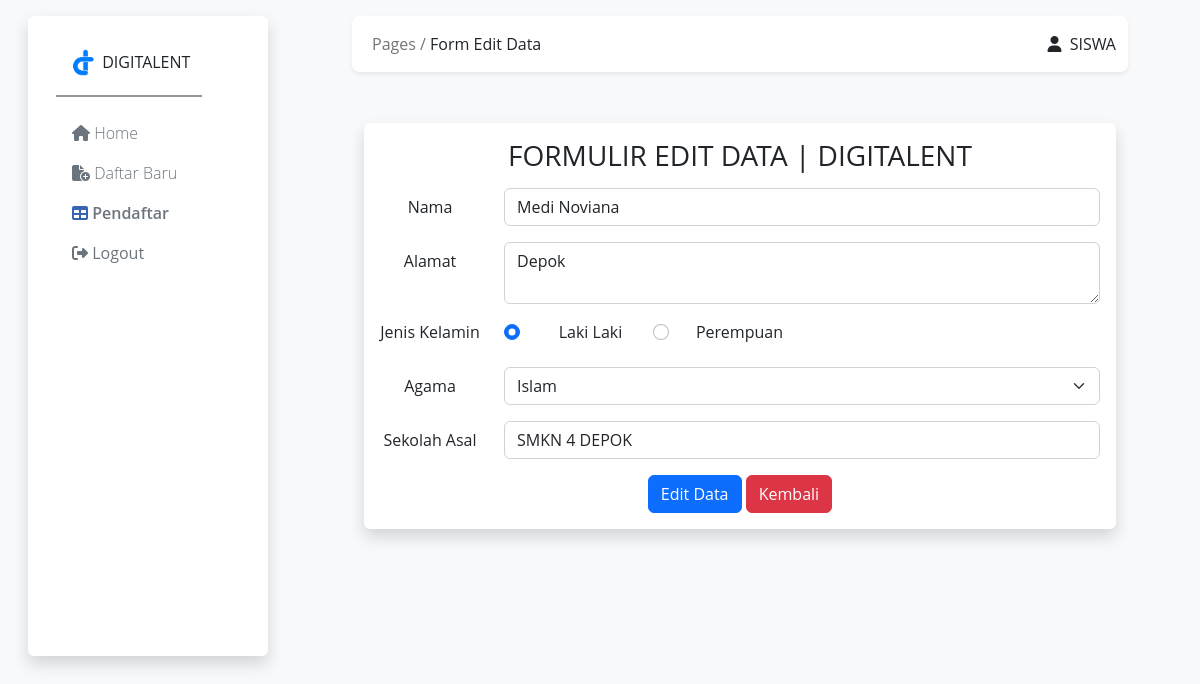
The app's page /edit.php?id_siswa=1 (signed in) with its own data.
### tables this page shows
CREATE TABLE `daftar_siswa` (
  `id_siswa` int(11) NOT NULL,
  `nama` varchar(30) NOT NULL,
  `alamat` varchar(45) NOT NULL,
  `jenkel` varchar(15) NOT NULL,
  `agama` varchar(15) NOT NULL,
  `sekolah_asal` varchar(30) NOT NULL
);

### edit.php (the view, shortened to what this page needs)
<!doctype html>
<html lang="en">
  <head>
    <link rel="stylesheet" href="https://cdn.datatables.net/1.13.5/css/jquery.dataTables.css" />
    <link rel="stylesheet" href="https://cdnjs.cloudflare.com/ajax/libs/font-awesome/6.4.0/css/all.min.css" />
  </head>
  <body>
  <div class="container-fluid pt-3">
<div class="row  gap-4 text-center" >
  <div class="col-md-3 ms-3 ">
    <?php
     include "template/sidebar.php";
      ?>
  </div>
  <div class="col-md-8 " >
    <div class="row  gap-4 ">
      <div class="col-md-12  ">
      <?php
       include "template/navbar.php";
        ?>
    </div>
    </div>
    <div class="row pt-1">
      <div class="col-md-12 " >
   <div class="container " style="margin-top: 6%;">
      <?php
      include 'koneksi.php';
      $id_siswa= $_GET['id_siswa'];
      $data= mysqli_query($koneksi, "SELECT * FROM daftar_siswa WHERE id_siswa = '$id_siswa'");
      while($d=mysqli_fetch_array($data)){
      ?>
       <div class=" shadow p-3 mb-5 bg-body rounded">
       <h3 class="text-center pb-2"> FORMULIR EDIT DATA | DIGITALENT</h3>
       <form action="proses.php" method="POST">
   <div class="row mb-3">
     <label for="nama" class="col-sm-2 col-form-label">Nama</label>
     <div class="col-sm-10">
       <input type="text" class="form-control" id="nama" name="nama" value="<?php echo $d['nama']?>" required>
     </div>
   </div>
   <div class="row mb-3">
     <label for="alamat" class="col-sm-2 col-form-label">Alamat</label>
     <div class="col-sm-10">
       <textarea type="text" class="form-control" id="alamat" name="alamat" required><?php echo $d['alamat']?></textarea>
     </div>
   </div>
   <fieldset class="row mb-3">
     <legend class="col-form-label col-sm-2 pt-0">Jenis Kelamin</legend>
     <div class="col-sm-10">
       <div class="form-check">
         <div class="row">
           <div class="col-sm-3">
           <input class="form-check-input" type="radio" name="jenkel" id="jenkel"  value="Laki-laki" <?php if($d['jenkel']=='Laki-laki'){ ?>
               checked
            <?php }   ?> >
         <label class="form-check-label" for="jenkel" >
         Laki Laki
         </label>
           </div>
           <div class="col-sm-3">
           <input class="form-check-input" type="radio" name="jenkel" id="jenkel" value="Perempuan" <?php if($d['jenkel']=='Perempuan'){ ?>
               checked
            <?php }   ?> >
         <label class="form-check-label" for="jenkel">
           Perempuan
         </label>
           </div>
       </div>
     </div>
   </fieldset>
   <div class="row mb-3">
     <label for="agama" class="col-sm-2 col-form-label">Agama</label>
     <div class="col-sm-10">
     <select  name="agama" id="agama" class="form-select" aria-label="Default select example">
   <option  value="Islam" <?php if($d['agama']=='Islam'){ ?>
      selected
        <?php }   ?>>Islam</option>
   </select>
     </div>
   </div>
   <div class="row mb-3">
     <label for="sekolah_asal" class="col-sm-2 col-form-label">Sekolah Asal</label>
     <div class="col-sm-10">
       <input type="text" class="form-control" id="sekolah_asal" name="sekolah_asal" value="<?php echo $d['sekolah_asal']?>" required>
     </div>
   </div>
   <button type="submit" class="btn btn-primary" name="update">Edit Data</button>
   <a href="tabel.php" class="btn btn-danger" >Kembali</a>
   </form>
       </div>
       <?php
        }
       ?>
    </div>
      </div>
    </div>
  </div>
</div>
</div>
    </body>
</html>

### css/sidebar.css (style rules this page uses)
* { font-family: 'Open Sans', sans-serif; }

### template/navbar.php (style rules this page uses)
* { font-family: 'Open Sans', sans-serif; }

### records on screen
daftar_siswa: nama "Medi Noviana", alamat "Depok", jenkel "☑ Laki Laki", agama "Islam", sekolah_asal "SMKN 4 DEPOK"

### other values on screen
$_SESSION['username'] "SISWA"
